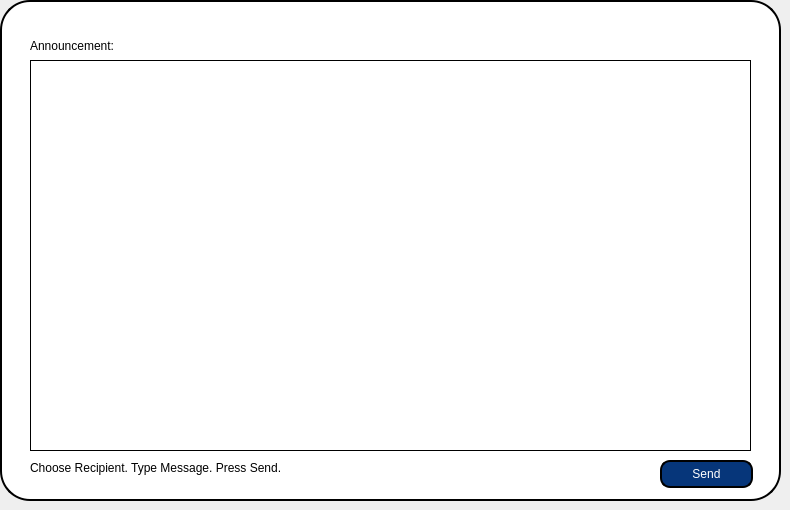
      <widget class="QWidget" name="adm_sendann_page">
       <widget class="QLabel" name="adm_ann_boxlbl_2">
        <property name="geometry">
         <rect>
          <x>0</x>
          <y>0</y>
          <width>781</width>
          <height>501</height>
         </rect>
        </property>
        <property name="font">
         <font>
          <pointsize>9</pointsize>
         </font>
        </property>
        <property name="styleSheet">
         <string notr="true">color: black;
border-style:outset;
border-width:2px;
border-radius:30px;
border-color:black;
background-color: rgb(255, 255, 255);</string>
        </property>
        <property name="text">
         <string/>
        </property>
        <property name="alignment">
         <set>Qt::AlignCenter</set>
        </property>
       </widget>
       <widget class="QLabel" name="adm_ann_txtlbl">
        <property name="geometry">
         <rect>
          <x>30</x>
          <y>30</y>
          <width>111</width>
          <height>31</height>
         </rect>
        </property>
        <property name="font">
         <font>
          <pointsize>9</pointsize>
         </font>
        </property>
        <property name="styleSheet">
         <string notr="true">background-color: white;
color:black</string>
        </property>
        <property name="text">
         <string>Announcement:</string>
        </property>
       </widget>
       <widget class="QPushButton" name="adm_sendann_btn">
        <property name="geometry">
         <rect>
          <x>660</x>
          <y>460</y>
          <width>93</width>
          <height>28</height>
         </rect>
        </property>
        <property name="styleSheet">
         <string notr="true">color: white;
border-style:outset;
border-width:2px;
border-radius:10px;
border-color:black;
background-color: rgb(6, 54, 122);</string>
        </property>
        <property name="text">
         <string>Send</string>
        </property>
       </widget>
       <widget class="QTextEdit" name="adm_ann_txtedit">
        <property name="geometry">
         <rect>
          <x>30</x>
          <y>60</y>
          <width>721</width>
          <height>391</height>
         </rect>
        </property>
        <property name="styleSheet">
         <string notr="true">color: black;
border-style:outset;
border-width:1px;
border-color:black;</string>
        </property>
       </widget>
       <widget class="QLabel" name="adm_annstatus_txtlbl">
        <property name="geometry">
         <rect>
          <x>30</x>
          <y>460</y>
          <width>611</width>
          <height>16</height>
         </rect>
        </property>
        <property name="styleSheet">
         <string notr="true">background-color: rgb(255, 255, 255);</string>
        </property>
        <property name="text">
         <string>Choose Recipient. Type Message. Press Send.</string>
        </property>
       </widget>
      </widget>
